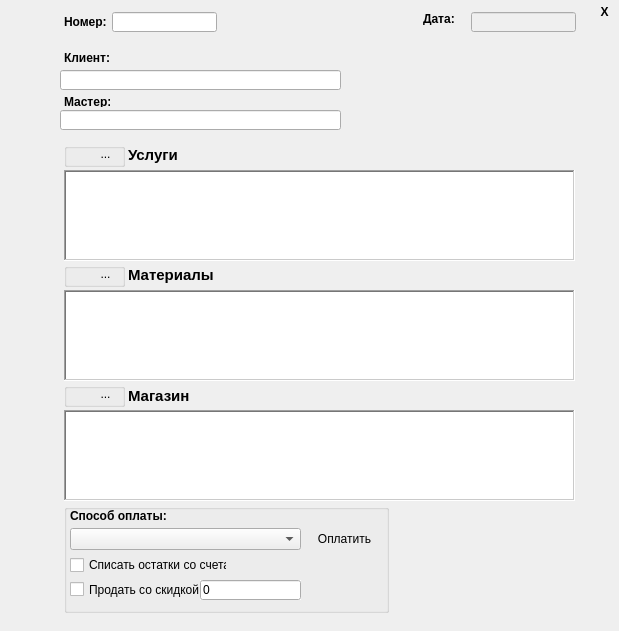
<?xml version="1.0" encoding="UTF-8"?>
<ui version="4.0">
 <class>frm_okazanie_uslug</class>
 <widget class="QFrame" name="frm_okazanie_uslug">
  <property name="geometry">
   <rect>
    <x>0</x>
    <y>0</y>
    <width>619</width>
    <height>631</height>
   </rect>
  </property>
  <property name="contextMenuPolicy">
   <enum>Qt::PreventContextMenu</enum>
  </property>
  <property name="windowTitle">
   <string>Frame</string>
  </property>
  <property name="frameShape">
   <enum>QFrame::NoFrame</enum>
  </property>
  <property name="frameShadow">
   <enum>QFrame::Raised</enum>
  </property>
  <widget class="QLineEdit" name="number">
   <property name="enabled">
    <bool>true</bool>
   </property>
   <property name="geometry">
    <rect>
     <x>112</x>
     <y>12</y>
     <width>105</width>
     <height>20</height>
    </rect>
   </property>
   <property name="font">
    <font>
     <pointsize>9</pointsize>
     <weight>75</weight>
     <bold>true</bold>
    </font>
   </property>
   <property name="readOnly">
    <bool>true</bool>
   </property>
  </widget>
  <widget class="QToolButton" name="closeButton">
   <property name="geometry">
    <rect>
     <x>592</x>
     <y>2</y>
     <width>25</width>
     <height>19</height>
    </rect>
   </property>
   <property name="font">
    <font>
     <weight>75</weight>
     <italic>false</italic>
     <bold>true</bold>
     <underline>false</underline>
     <strikeout>false</strikeout>
     <stylestrategy>PreferAntialias</stylestrategy>
    </font>
   </property>
   <property name="text">
    <string>X</string>
   </property>
   <property name="autoRaise">
    <bool>true</bool>
   </property>
  </widget>
  <widget class="QLabel" name="label_2">
   <property name="geometry">
    <rect>
     <x>64</x>
     <y>15</y>
     <width>46</width>
     <height>13</height>
    </rect>
   </property>
   <property name="font">
    <font>
     <weight>75</weight>
     <bold>true</bold>
    </font>
   </property>
   <property name="text">
    <string>Номер:</string>
   </property>
  </widget>
  <widget class="QLabel" name="label_3">
   <property name="geometry">
    <rect>
     <x>64</x>
     <y>52</y>
     <width>46</width>
     <height>11</height>
    </rect>
   </property>
   <property name="font">
    <font>
     <weight>75</weight>
     <bold>true</bold>
    </font>
   </property>
   <property name="text">
    <string>Клиент:</string>
   </property>
  </widget>
  <widget class="QLabel" name="label_4">
   <property name="geometry">
    <rect>
     <x>64</x>
     <y>96</y>
     <width>46</width>
     <height>11</height>
    </rect>
   </property>
   <property name="font">
    <font>
     <weight>75</weight>
     <bold>true</bold>
    </font>
   </property>
   <property name="text">
    <string>Мастер:</string>
   </property>
  </widget>
  <widget class="QTableView" name="USLUGI">
   <property name="geometry">
    <rect>
     <x>64</x>
     <y>170</y>
     <width>511</width>
     <height>91</height>
    </rect>
   </property>
   <property name="focusPolicy">
    <enum>Qt::ClickFocus</enum>
   </property>
   <property name="frameShape">
    <enum>QFrame::WinPanel</enum>
   </property>
   <property name="editTriggers">
    <set>QAbstractItemView::DoubleClicked|QAbstractItemView::EditKeyPressed</set>
   </property>
   <property name="wordWrap">
    <bool>true</bool>
   </property>
   <attribute name="horizontalHeaderHighlightSections">
    <bool>false</bool>
   </attribute>
   <attribute name="horizontalHeaderMinimumSectionSize">
    <number>15</number>
   </attribute>
   <attribute name="verticalHeaderVisible">
    <bool>false</bool>
   </attribute>
   <attribute name="verticalHeaderDefaultSectionSize">
    <number>19</number>
   </attribute>
   <attribute name="verticalHeaderHighlightSections">
    <bool>false</bool>
   </attribute>
   <attribute name="verticalHeaderShowSortIndicator" stdset="0">
    <bool>true</bool>
   </attribute>
  </widget>
  <widget class="QSelLineEdit" name="Client">
   <property name="geometry">
    <rect>
     <x>60</x>
     <y>70</y>
     <width>281</width>
     <height>20</height>
    </rect>
   </property>
  </widget>
  <widget class="QSelLineEdit" name="Sotrudnik">
   <property name="geometry">
    <rect>
     <x>60</x>
     <y>110</y>
     <width>281</width>
     <height>20</height>
    </rect>
   </property>
  </widget>
  <widget class="QTableView" name="Materials">
   <property name="geometry">
    <rect>
     <x>64</x>
     <y>290</y>
     <width>511</width>
     <height>91</height>
    </rect>
   </property>
   <property name="focusPolicy">
    <enum>Qt::ClickFocus</enum>
   </property>
   <property name="frameShape">
    <enum>QFrame::WinPanel</enum>
   </property>
   <property name="lineWidth">
    <number>0</number>
   </property>
   <property name="editTriggers">
    <set>QAbstractItemView::DoubleClicked|QAbstractItemView::EditKeyPressed</set>
   </property>
   <property name="defaultDropAction">
    <enum>Qt::IgnoreAction</enum>
   </property>
   <attribute name="horizontalHeaderHighlightSections">
    <bool>false</bool>
   </attribute>
   <attribute name="horizontalHeaderMinimumSectionSize">
    <number>15</number>
   </attribute>
   <attribute name="verticalHeaderVisible">
    <bool>false</bool>
   </attribute>
   <attribute name="verticalHeaderDefaultSectionSize">
    <number>19</number>
   </attribute>
   <attribute name="verticalHeaderHighlightSections">
    <bool>false</bool>
   </attribute>
   <attribute name="verticalHeaderShowSortIndicator" stdset="0">
    <bool>true</bool>
   </attribute>
  </widget>
  <widget class="QTableView" name="prodaja">
   <property name="geometry">
    <rect>
     <x>64</x>
     <y>410</y>
     <width>511</width>
     <height>91</height>
    </rect>
   </property>
   <property name="focusPolicy">
    <enum>Qt::ClickFocus</enum>
   </property>
   <property name="frameShape">
    <enum>QFrame::WinPanel</enum>
   </property>
   <attribute name="horizontalHeaderHighlightSections">
    <bool>false</bool>
   </attribute>
   <attribute name="horizontalHeaderMinimumSectionSize">
    <number>15</number>
   </attribute>
   <attribute name="verticalHeaderVisible">
    <bool>false</bool>
   </attribute>
   <attribute name="verticalHeaderDefaultSectionSize">
    <number>19</number>
   </attribute>
   <attribute name="verticalHeaderHighlightSections">
    <bool>false</bool>
   </attribute>
   <attribute name="verticalHeaderShowSortIndicator" stdset="0">
    <bool>true</bool>
   </attribute>
  </widget>
  <widget class="QGroupBox" name="groupMat">
   <property name="geometry">
    <rect>
     <x>64</x>
     <y>263</y>
     <width>61</width>
     <height>24</height>
    </rect>
   </property>
   <property name="focusPolicy">
    <enum>Qt::NoFocus</enum>
   </property>
   <property name="title">
    <string/>
   </property>
   <property name="alignment">
    <set>Qt::AlignCenter</set>
   </property>
   <property name="flat">
    <bool>false</bool>
   </property>
   <widget class="QToolButton" name="add_material">
    <property name="geometry">
     <rect>
      <x>1</x>
      <y>0</y>
      <width>23</width>
      <height>22</height>
     </rect>
    </property>
    <property name="text">
     <string/>
    </property>
    <property name="icon">
     <iconset resource="icons.qrc">
      <normaloff>:/res/icons/7.ico</normaloff>:/res/icons/7.ico</iconset>
    </property>
    <property name="autoRaise">
     <bool>true</bool>
    </property>
   </widget>
   <widget class="QToolButton" name="del_material">
    <property name="geometry">
     <rect>
      <x>30</x>
      <y>0</y>
      <width>23</width>
      <height>22</height>
     </rect>
    </property>
    <property name="text">
     <string>...</string>
    </property>
    <property name="icon">
     <iconset resource="icons.qrc">
      <normaloff>:/res/icons/5.ico</normaloff>:/res/icons/5.ico</iconset>
    </property>
    <property name="autoRaise">
     <bool>true</bool>
    </property>
   </widget>
  </widget>
  <widget class="QGroupBox" name="groupUsl">
   <property name="geometry">
    <rect>
     <x>64</x>
     <y>143</y>
     <width>61</width>
     <height>24</height>
    </rect>
   </property>
   <property name="title">
    <string/>
   </property>
   <widget class="QToolButton" name="add_usluga">
    <property name="geometry">
     <rect>
      <x>1</x>
      <y>0</y>
      <width>23</width>
      <height>22</height>
     </rect>
    </property>
    <property name="text">
     <string/>
    </property>
    <property name="icon">
     <iconset resource="icons.qrc">
      <normaloff>:/res/icons/7.ico</normaloff>:/res/icons/7.ico</iconset>
    </property>
    <property name="autoRaise">
     <bool>true</bool>
    </property>
   </widget>
   <widget class="QToolButton" name="del_usluga">
    <property name="geometry">
     <rect>
      <x>30</x>
      <y>0</y>
      <width>23</width>
      <height>22</height>
     </rect>
    </property>
    <property name="text">
     <string>...</string>
    </property>
    <property name="icon">
     <iconset resource="icons.qrc">
      <normaloff>:/res/icons/5.ico</normaloff>:/res/icons/5.ico</iconset>
    </property>
    <property name="autoRaise">
     <bool>true</bool>
    </property>
   </widget>
  </widget>
  <widget class="QGroupBox" name="groupMag">
   <property name="geometry">
    <rect>
     <x>64</x>
     <y>383</y>
     <width>61</width>
     <height>24</height>
    </rect>
   </property>
   <property name="title">
    <string/>
   </property>
   <widget class="QToolButton" name="add_prodaja">
    <property name="geometry">
     <rect>
      <x>1</x>
      <y>0</y>
      <width>23</width>
      <height>22</height>
     </rect>
    </property>
    <property name="text">
     <string/>
    </property>
    <property name="icon">
     <iconset resource="icons.qrc">
      <normaloff>:/res/icons/7.ico</normaloff>:/res/icons/7.ico</iconset>
    </property>
    <property name="autoRaise">
     <bool>true</bool>
    </property>
   </widget>
   <widget class="QToolButton" name="del_prodaja">
    <property name="geometry">
     <rect>
      <x>30</x>
      <y>0</y>
      <width>23</width>
      <height>22</height>
     </rect>
    </property>
    <property name="text">
     <string>...</string>
    </property>
    <property name="icon">
     <iconset resource="icons.qrc">
      <normaloff>:/res/icons/5.ico</normaloff>:/res/icons/5.ico</iconset>
    </property>
    <property name="autoRaise">
     <bool>true</bool>
    </property>
   </widget>
  </widget>
  <widget class="QLabel" name="label_Usl">
   <property name="geometry">
    <rect>
     <x>128</x>
     <y>143</y>
     <width>171</width>
     <height>24</height>
    </rect>
   </property>
   <property name="font">
    <font>
     <pointsize>11</pointsize>
     <weight>75</weight>
     <bold>true</bold>
    </font>
   </property>
   <property name="text">
    <string>Услуги</string>
   </property>
  </widget>
  <widget class="QLabel" name="label_Mat">
   <property name="geometry">
    <rect>
     <x>128</x>
     <y>263</y>
     <width>171</width>
     <height>24</height>
    </rect>
   </property>
   <property name="font">
    <font>
     <pointsize>11</pointsize>
     <weight>75</weight>
     <bold>true</bold>
    </font>
   </property>
   <property name="text">
    <string>Материалы</string>
   </property>
  </widget>
  <widget class="QLabel" name="label_Mag">
   <property name="geometry">
    <rect>
     <x>128</x>
     <y>384</y>
     <width>171</width>
     <height>24</height>
    </rect>
   </property>
   <property name="font">
    <font>
     <pointsize>11</pointsize>
     <weight>75</weight>
     <bold>true</bold>
    </font>
   </property>
   <property name="text">
    <string>Магазин</string>
   </property>
  </widget>
  <widget class="QLabel" name="label_8">
   <property name="geometry">
    <rect>
     <x>423</x>
     <y>12</y>
     <width>46</width>
     <height>13</height>
    </rect>
   </property>
   <property name="font">
    <font>
     <weight>75</weight>
     <bold>true</bold>
    </font>
   </property>
   <property name="text">
    <string>Дата:</string>
   </property>
  </widget>
  <widget class="QLineEdit" name="Date">
   <property name="enabled">
    <bool>false</bool>
   </property>
   <property name="geometry">
    <rect>
     <x>471</x>
     <y>12</y>
     <width>105</width>
     <height>20</height>
    </rect>
   </property>
   <property name="font">
    <font>
     <pointsize>9</pointsize>
     <weight>75</weight>
     <bold>true</bold>
    </font>
   </property>
   <property name="readOnly">
    <bool>true</bool>
   </property>
  </widget>
  <widget class="QGroupBox" name="groupOplati">
   <property name="geometry">
    <rect>
     <x>64</x>
     <y>504</y>
     <width>325</width>
     <height>109</height>
    </rect>
   </property>
   <property name="title">
    <string/>
   </property>
   <property name="alignment">
    <set>Qt::AlignLeading|Qt::AlignLeft|Qt::AlignVCenter</set>
   </property>
   <property name="flat">
    <bool>true</bool>
   </property>
   <property name="checkable">
    <bool>false</bool>
   </property>
   <widget class="QLineEdit" name="Skidka">
    <property name="enabled">
     <bool>true</bool>
    </property>
    <property name="geometry">
     <rect>
      <x>136</x>
      <y>76</y>
      <width>101</width>
      <height>20</height>
     </rect>
    </property>
    <property name="autoFillBackground">
     <bool>true</bool>
    </property>
    <property name="inputMask">
     <string>999; </string>
    </property>
    <property name="text">
     <string>0</string>
    </property>
   </widget>
   <widget class="QLabel" name="label_5">
    <property name="geometry">
     <rect>
      <x>6</x>
      <y>4</y>
      <width>99</width>
      <height>16</height>
     </rect>
    </property>
    <property name="font">
     <font>
      <weight>75</weight>
      <bold>true</bold>
     </font>
    </property>
    <property name="text">
     <string>Способ оплаты:</string>
    </property>
   </widget>
   <widget class="QCheckBox" name="checkSkidka">
    <property name="geometry">
     <rect>
      <x>6</x>
      <y>77</y>
      <width>131</width>
      <height>17</height>
     </rect>
    </property>
    <property name="text">
     <string>Продать со скидкой</string>
    </property>
   </widget>
   <widget class="QCheckBox" name="spisanie_so_scheta">
    <property name="geometry">
     <rect>
      <x>6</x>
      <y>52</y>
      <width>157</width>
      <height>18</height>
     </rect>
    </property>
    <property name="text">
     <string>Списать остатки со счета</string>
    </property>
   </widget>
   <widget class="QComboBox" name="sposobOplati">
    <property name="enabled">
     <bool>true</bool>
    </property>
    <property name="geometry">
     <rect>
      <x>6</x>
      <y>24</y>
      <width>231</width>
      <height>22</height>
     </rect>
    </property>
   </widget>
   <widget class="QToolButton" name="but_oplatit">
    <property name="enabled">
     <bool>true</bool>
    </property>
    <property name="geometry">
     <rect>
      <x>240</x>
      <y>24</y>
      <width>81</width>
      <height>21</height>
     </rect>
    </property>
    <property name="autoFillBackground">
     <bool>false</bool>
    </property>
    <property name="text">
     <string>Оплатить</string>
    </property>
    <property name="icon">
     <iconset resource="icons.qrc">
      <normaloff>:/res/icons/27.ico</normaloff>:/res/icons/27.ico</iconset>
    </property>
    <property name="autoRepeatDelay">
     <number>303</number>
    </property>
    <property name="toolButtonStyle">
     <enum>Qt::ToolButtonTextBesideIcon</enum>
    </property>
    <property name="autoRaise">
     <bool>true</bool>
    </property>
    <property name="arrowType">
     <enum>Qt::NoArrow</enum>
    </property>
   </widget>
  </widget>
 </widget>
 <customwidgets>
  <customwidget>
   <class>QSelLineEdit</class>
   <extends>QLineEdit</extends>
   <header>qsellineedit.h</header>
  </customwidget>
 </customwidgets>
 <resources>
  <include location="icons.qrc"/>
 </resources>
 <connections/>
</ui>
